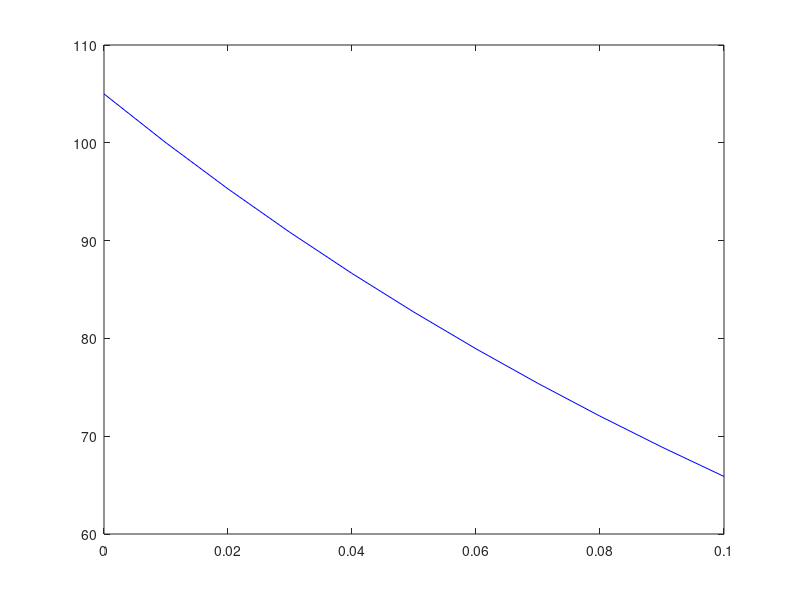

The MATLAB script that drew this image:
%a)
format compact

%grid
ymin = 0.0;
ymax = 0.1;
ystep = .01;
y = ymin:ystep:ymax;

%cash flow
c = 1;

%function
q = c./(1+y)+c./(1+y).^2+c./(1+y).^3+c./(1+y).^4+(c+100)./(1+y).^5;
q102 = 102;

%%
%plot
figure(1)
plot(y,q, 'b')

%%
%figure out how to do b

%%
%c)
tol = 1.e-8
